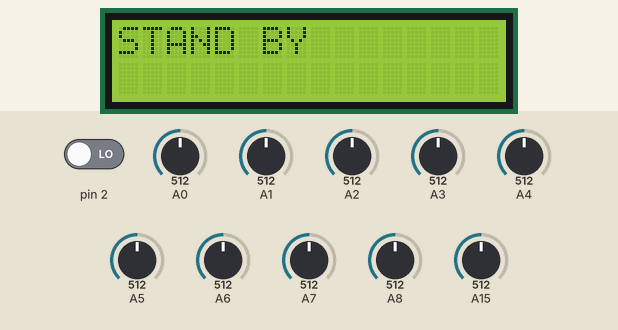
A sketch run on a simulated Arduino Mega 2560, built with avr-gcc and run on an emulated ATmega2560. On the bench: 16×2 character LCD. The test bench sets the inputs (shaded band); at power-on: pin 2 LOW, A0 = 512, A1 = 512, A2 = 512, A3 = 512, A4 = 512, A5 = 512, A6 = 512, A7 = 512, A8 = 512, A15 = 512. Storage starts empty; what the sketch prints to the serial monitor is not drawn.

Above: at 2.3 s.
2.4 s: pin 2 driven HIGH
At 3.9 s:
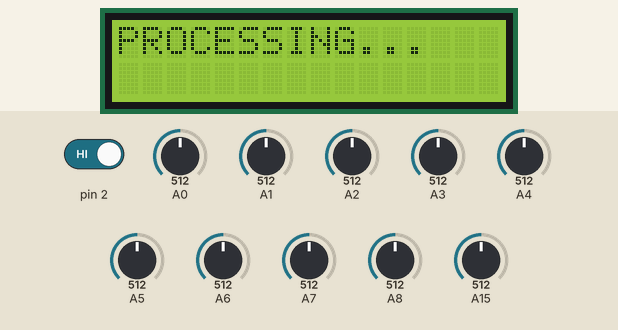
At 4.67 s:
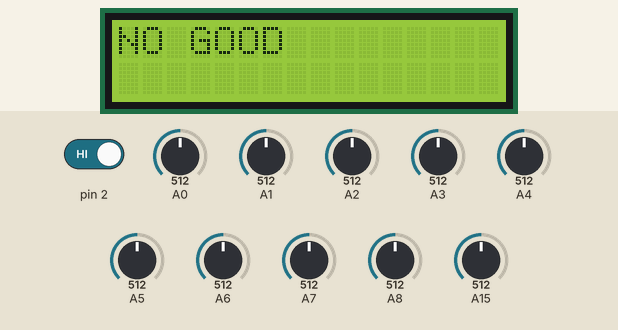

The sketch:

ProgramTA.ino
```cpp
#include <Wire.h>
#include <LiquidCrystal_I2C.h>
#include <Filters.h>
#include <SPI.h>
#include <SD.h>

LiquidCrystal_I2C screen(0x27,16,2);

float mapFloat(float x, float in_min, float in_max, float out_min, float out_max)
{
  return (x - in_min) * (out_max - out_min) / (in_max - in_min) + out_min;
}

unsigned long waktu;
float voltage1;
float voltage2;
float voltage3;
float voltage4;
float voltage5;
float voltage6;
float voltage7;
float voltage8;
float voltage9;
float voltage10;
float voltage11;
float voltage12;
float voltage13;
float signal1;
float signal2;
bool displayed = false;
int distance = 0;


//batas untuk quality control
float voltage1minimum = 0;
float voltage1maximum = 0;
float voltage2minimum = 0;
float voltage2maximum = 0;
float voltage3minimum = 0;
float voltage3maximum = 0;
float voltage4minimum = 0;
float voltage4maximum = 0;
float voltage5minimum = 0;
float voltage5maximum = 0;
float voltage6minimum = 0;
float voltage6maximum = 0;
float voltage7minimum = 0;
float voltage7maximum = 0;
float voltage8minimum;
float voltage8maximum;
float voltage9minimum;
float voltage9maximum;
float voltage10mimimum;
float voltage10maximum;
float voltage11minimum;
float voltage11maximum;
float voltage12minimum;
float voltage12maximum;
float voltage13minimum;
float voltage13maximum;
//batas untuk quality control


float ACS_Value;
float windowLength = 0.1;
RunningStatistics currentStats;
RunningStatistics sinusWaveStats;

float intercept = 0;
float slope = 0.0752;
float   Amps_TRMS;

unsigned long sampleRate = 2000;
unsigned long sampleInterval = 1000000 / sampleRate;
unsigned long lastSampleTime = 0;

unsigned long printPeriod = 10;
unsigned long previousMillis = 0;

String errormessages = "";


void setup() {
  Serial.begin(115200);
  pinMode (2, INPUT);
  pinMode (A0, INPUT);
  pinMode (A1, INPUT);
  pinMode (A2, INPUT);
  pinMode (A3, INPUT);
  pinMode (A4, INPUT);
  pinMode (A5, INPUT);
  pinMode (A6, INPUT);
  pinMode (A7, INPUT);
  pinMode (A8, INPUT);
  pinMode (A9, INPUT);
  pinMode (A10, INPUT);
  pinMode (A11, INPUT);
  pinMode (A12, INPUT);
  pinMode (A13, INPUT);
  pinMode (A14, INPUT);
  pinMode (A15, INPUT);

  currentStats.setWindowSecs(windowLength);
  sinusWaveStats.setWindowSecs(windowLength);

  screen.init();
  screen.backlight();
  screen.clear();
  screen.setCursor(0,0);
  screen.print("Hello, Operator");
  delay(1000);
  screen.clear();

 if (!SD.begin(53)) {
    Serial.println("Initialization failed!");
    return;
  }
  Serial.println("Initialization done.");

  // buka file di micro-SD Card
  File myFile = SD.open("PARAME~1.txt");
  if (myFile) {
    Serial.println("PARAME~1.txt");

    // baca file dari micro-SD Card
    while (myFile.available()) {
      String data = myFile.readStringUntil('\n');

      int separatorIndex = data.indexOf('=');
      if (separatorIndex != -1) {
        String variableName = data.substring(0, separatorIndex);
        String valueString = data.substring(separatorIndex + 1);
        float value = valueString.toFloat();

        if (variableName == "voltage1minimum") {
          voltage1minimum = value;
        } else if (variableName == "voltage1maximum") {
          voltage1maximum = value;
        } else if (variableName == "voltage2minimum") {
          voltage2minimum = value;
        } else if (variableName == "voltage2maximum") {
          voltage2maximum = value;
        } else if (variableName == "voltage3minimum") {
          voltage3minimum = value;
        } else if (variableName == "voltage3maximum") {
          voltage3maximum = value;
        } else if (variableName == "voltage4minimum") {
          voltage4minimum = value;
        } else if (variableName == "voltage4maximum") {
          voltage4maximum = value;
        } else if (variableName == "voltage5minimum") {
          voltage5minimum = value;
        } else if (variableName == "voltage5maximum") {
          voltage5maximum = value;
        } else if (variableName == "voltage6minimum") {
          voltage6minimum = value;
        } else if (variableName == "voltage6maximum") {
          voltage6maximum = value;
        } else if (variableName == "voltage7minimum") {
          voltage7minimum = value;
        } else if (variableName == "voltage7maximum") {
          voltage7maximum = value;
        }
      }
    }
    myFile.close();


  } else {
    Serial.println("Error opening PARAME~1.txt");
  }
}


void loop() {
  distance = digitalRead(2);
  waktu = micros();
  Serial.print (waktu);
  Serial.print (" ");
  printvalue();

  signal_reading();

  if (waktu - lastSampleTime >= sampleInterval) {
      lastSampleTime += sampleInterval;

      float currentRawValue = analogRead(A15);

      currentStats.input(currentRawValue);
      sinusWaveStats.input(signal1);


    if ((unsigned long)(millis() - previousMillis) >= printPeriod) {
      previousMillis = millis();

      Amps_TRMS = intercept + slope * currentStats.sigma();

    }
    }

  if (distance == 1){

    MeasureVoltage();

    if (!displayed){
      screen.clear();
      screen.setCursor(0,0);
      screen.print("PROCESSING...");
      delay (2000);
      displayed = true;
      screen.clear();
      delay (100);
    }

    else {
      if (voltage1 > voltage1minimum && voltage1 < voltage1maximum){
        if (voltage2 > voltage2minimum && voltage2 < voltage2maximum){
          if (voltage3 > voltage3minimum && voltage3 < voltage3maximum){
            if (voltage4 > voltage4minimum && voltage4 < voltage4maximum){
              if (voltage5 > voltage5minimum && voltage5 < voltage5maximum){
                if (voltage6 > voltage6minimum && voltage6 < voltage6maximum){
                  if (voltage7 > voltage7minimum && voltage7 < voltage7maximum){
                    screen.setCursor(0,0);
                    screen.print("GOOD");
                  }
                }
              }
            }
          }
        }
      }

      if (voltage1 < voltage1minimum || voltage1 > voltage1maximum) {
        errormessages += "TITIK 15 V ";
      }

      if (voltage2 < voltage2minimum || voltage2 > voltage2maximum) {
        errormessages += "TITIK -15 V ";
      }

      if (voltage3 < voltage3minimum || voltage3 > voltage3maximum) {
        errormessages += "TITIK 9 V ";
      }

      if (voltage4 < voltage4minimum || voltage4 > voltage4maximum) {
        errormessages += "TITIK 30 V ";
      }

      if (voltage5 < voltage5minimum || voltage5 > voltage5maximum) {
        errormessages += "TITIK -30 V ";
      }

      if (voltage6 < voltage6minimum || voltage6 > voltage6maximum) {
        errormessages += "TITIK 0.6 V ";
      }

      if (voltage7 < voltage7minimum || voltage7 > voltage7maximum) {
        errormessages += "TITIK 1.2 V ";
     }
      if (errormessages != "") {
        screen.clear();
        screen.setCursor(0,0);
        screen.print("NO GOOD");
        screen.setCursor(0, 1);
        scrollMessage(1, errormessages, 200, 16);
    }
  }
}
  else{
    screen.setCursor(0,0);
    screen.print("STAND BY");
    displayed = false;
    voltage1 = 0;
    voltage2 = 0;
    voltage3 = 0;
    voltage4 = 0;
    voltage5 = 0;
    voltage6 = 0;
    voltage7 = 0;
//    voltage8 = 0;
//    voltage9 = 0;
//    voltage10 = 0;
//    voltage11 = 0;
//    voltage12 = 0;
//    voltage13 = 0;
    errormessages = "";
  }

}


void printvalue(){
  Serial.print (signal1);
  Serial.print (" ");
  Serial.print (signal2);
  Serial.print (" ");
  Serial.print (Amps_TRMS);
  Serial.print (" ");
  Serial.print (voltage1);
  Serial.print (" ");
  Serial.print (voltage2);
  Serial.print (" ");
  Serial.print (voltage3);
  Serial.print (" ");
  Serial.print (voltage4);
  Serial.print (" ");
  Serial.print (voltage5);
  Serial.print (" ");
  Serial.print (voltage6);
  Serial.print (" ");
  Serial.println (voltage7);
//  Serial.print (" ");
//  Serial.print (voltage8);
//  Serial.print (" ");
//  Serial.print (voltage9);
//  Serial.print (" ");
//  Serial.print (voltage10);
//  Serial.print (" ");
//  Serial.print (voltage11);
//  Serial.print (" ");
//  Serial.print (voltage12);
//  Serial.print (" ");
//  Serial.println (voltage13);
}


void signal_reading(){
  float data = analogRead(A0);
  float adc_value = data * 4.75 / 1024;

  signal1 = mapFloat(adc_value, 0.0, 4.75, -20, 20);

  float datasignal = analogRead(A1);
  float adc_signal = datasignal * 4.75 / 1024;

  signal2 = mapFloat(adc_signal, 0.0, 4.75, -20, 20);
}


void MeasureVoltage(){

  float data1 = analogRead(A2);
  float adc_value1 = data1 * 4.75 / 1024;

  voltage1 = mapFloat(adc_value1, 0.0, 4.75, -20, 25);
  //Titik 15 Volt

  float data2 = analogRead(A3);
  float adc_value2 = data2 * 4.75 / 1024;

  voltage2 = mapFloat(adc_value2, 0.0, 4.75, -20, 25);
  //Titik -15 Volt

  float data3 = analogRead(A4);
  float adc_value3 = data3 * 4.75 / 1024;

  voltage3 = mapFloat(adc_value3, 0.0, 4.75, -20, 25);
  //Titik 9 Volt

  float data4 = analogRead(A5);
  float adc_value4 = data4 * 4.75 / 1024;

  voltage4 = mapFloat(adc_value4, 0.0, 4.75, -40, 45.5);
  //Titik 30 Volt

  float data5 = analogRead(A6);
  float adc_value5 = data5 * 4.75 / 1024;
  voltage5 = mapFloat(adc_value5, 0.0, 4.75, -40, 45.5);
  //Titik -30 Volt

  float data6 = analogRead(A7);
  float adc_value6 = data6 * 4.75 / 1024;

  voltage6 = mapFloat(adc_value6, 0.0, 4.75, -20, 25);
  //Titik 0.6 Volt

  float data7 = analogRead(A8);
  float adc_value7 = data7 * 4.75 / 1024;

  voltage7 = mapFloat(adc_value7, 0.0, 4.75, -20, 25);
  //Titik 1.2 Volt

//  float data8 = analogRead(A9);
//  float adc_value8 = data8 * 4.75 / 1024;

//  voltage8 = mapFloat(adc_value8, 0.0, 4.75, -20, 25);
  //Titik 8

//  float data9 = analogRead(A10);
//  float adc_value9 = data9 * 4.75 / 1024;
//
//  voltage9 = mapFloat(adc_value9, 0.0, 4.75, -20, 25);
  //Titik 9

//  float data10 = analogRead(A11);
//  float adc_value10 = data10 * 4.75 / 1024;

//  voltage10 = mapFloat(adc_value10, 0.0, 4.75, -20, 25);
  //Titik 10
//
//  float data11 = analogRead(A12);
//  float adc_value11 = data11 * 4.75 / 1024;

//  voltage11 = mapFloat(adc_value11, 0.0, 4.75, -20, 25);
  //Titik 11
//
//  float data12 = analogRead(A13);
//  float adc_value12 = data12 * 4.75 / 1024;

//  voltage12 = mapFloat(adc_value12, 0.0, 4.75, -20, 25);
  //Titik 12

//  float data13 = analogRead(A14);
//  float adc_value13 = data13 * 4.75 / 1024;

//  voltage13 = mapFloat(adc_value13, 0.0, 4.75, -20, 25);
  //Titik 13
}

//untuk scroll tulisan titik yang error
void scrollMessage(int row, String message, int delayTime, int totalColumns) {
  for (int i=0; i < totalColumns; i++) {
    message = " " + message;
  }
  message = message + " ";
  for (int position = 0; position < message.length(); position++) {
    screen.setCursor(0, row);
    screen.print(message.substring(position, position + totalColumns));
    delay(delayTime);
  }
}
```

Measured:
- after the input at 2.4 s, the display: changes at once (image 1)
- what the display in image 1 shows lasts 2.0 s, from 2.4 s to 4.4 s
